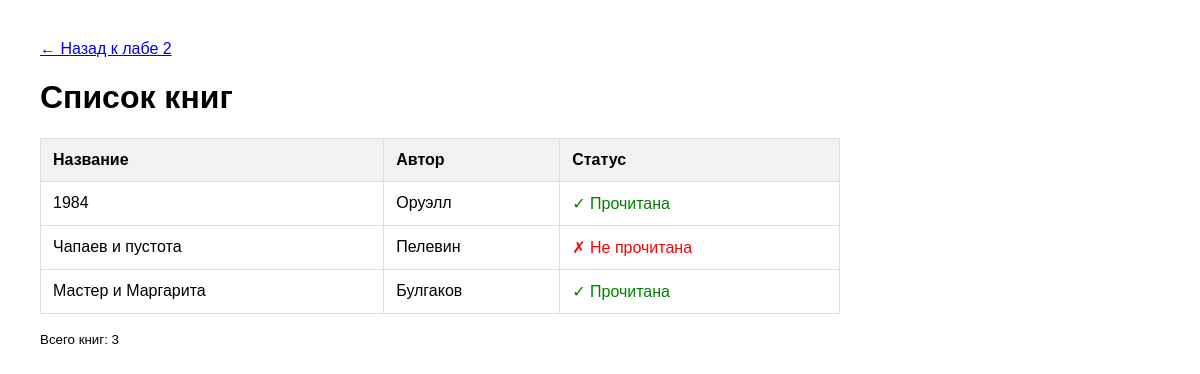
/lab2/books/, run on the app's committed database.
### lab2/models.py (models this page shows, shortened)
class Book(models.Model):
    title = models.CharField(max_length=200, verbose_name="Название книги")
    author = models.CharField(max_length=100, verbose_name="Автор")
    is_read = models.BooleanField(default=False, verbose_name="Прочитана")
    created_at = models.DateTimeField(auto_now_add=True, verbose_name="Дата добавления")
    class Meta:
        verbose_name = "Книга"
        verbose_name_plural = "Книги"
        ordering = ['-created_at']

### lab2/views.py (the view)
# urls.py: path('books/', views.book_list, name='book_list'),
def book_list(request):
    books = Book.objects.all()
    return render(request, 'lab2/book_list.html', {'books': books})

### templates/lab2/book_list.html (shortened to what this page needs)
<!DOCTYPE html>
<html>
<head>
</head>
<body>
    <div class="nav">
        <a href="/lab2/">← Назад к лабе 2</a>
    </div>
    <h1>Список книг</h1>
    {% if books %}
        <table>
            <thead>
                <tr>
                    <th>Название</th>
                    <th>Автор</th>
                    <th>Статус</th>
                </tr>
            </thead>
            <tbody>
                {% for book in books %}
                <tr>
                    <td>{{ book.title }}</td>
                    <td>{{ book.author }}</td>
                    <td class="read-{{ book.is_read|lower }}">
                        {% if book.is_read %}✓ Прочитана{% else %}✗ Не прочитана{% endif %}
                    </td>
                </tr>
                {% endfor %}
            </tbody>
        </table>
    {% else %}
        <p>Нет книг в базе данных. <a href="/lab2/add-data/">Добавить тестовые данные</a></p>
    {% endif %}
    <p><small>Всего книг: {{ books|length }}</small></p>
</body>
</html>

### templates/lab2/book_list.html (style rules this page uses)
body { font-family: Arial, sans-serif; margin: 40px; }
table { border-collapse: collapse; width: 100%; max-width: 800px; }
th, td { border: 1px solid #ddd; padding: 12px; text-align: left; }
th { background-color: #f2f2f2; }
.read-true { color: green; }
.read-false { color: red; }
.nav { margin-bottom: 20px; }

### data on the page
Book: title "1984", author "Оруэлл", is_read "✓ Прочитана"
Book: title "Чапаев и пустота", author "Пелевин", is_read "✗ Не прочитана"
Book: title "Мастер и Маргарита", author "Булгаков", is_read "✓ Прочитана"

### other printed values
{{ books|length }} "3"
